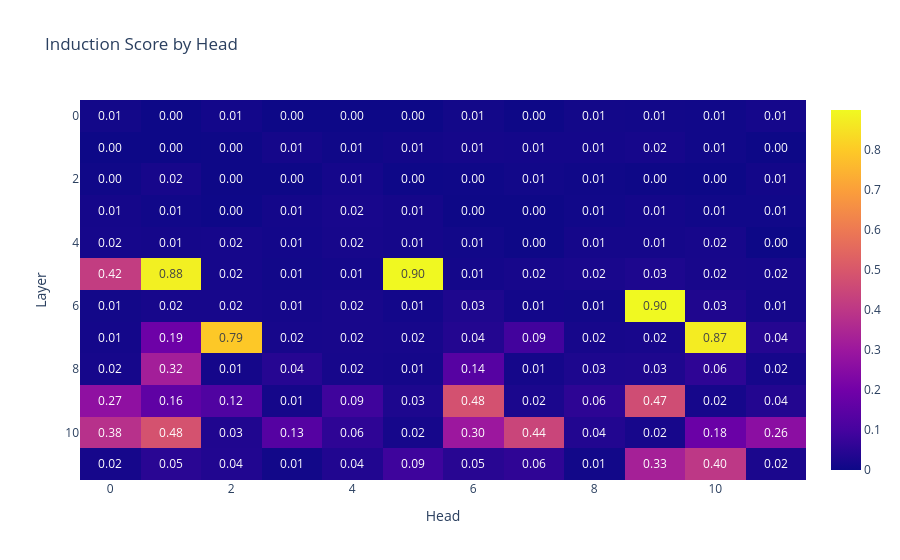

This figure's notebook cell:
### Code cell
gpt2_small = HookedTransformer.from_pretrained(
  "gpt2-small",
  fold_ln=False,
  center_unembed=False,
  center_writing_weights=False,
)


induction_score_store = t.zeros((gpt2_small.cfg.n_layers, model.cfg.n_heads), device=model.cfg.device)

def induction_score_hook(pattern: Float[Tensor, "batch head_index dest_pos source_pos"], hook: HookPoint):
  """
  Calculates the induction score, and stores it in the [layer, head] position of the
  `induction_score_store` tensor.
  """
  induction_stripe = pattern.diagonal(dim1=-2, dim2=-1, offset=1 - seq_len)
  induction_score = einops.reduce(induction_stripe, "batch head_index position -> head_index", "mean")
  induction_score_store[hook.layer()] = induction_score

def visualize_pattern_hook(
  pattern: Float[Tensor, "batch head_index dest_pos source_pos"],
  hook: HookPoint,
):
  print("Layer: ", hook.layer())
  display(cv.attention.attention_patterns(tokens=gpt2_small.to_str_tokens(rep_tokens[0]), attention=pattern.mean(0)))


pattern_hook_names_filter = lambda name: name.endswith("pattern")

gpt2_small.run_with_hooks(
    rep_tokens_10,
    return_type=None,
    fwd_hooks=[(pattern_hook_names_filter, induction_score_hook),
              #  (pattern_hook_names_filter, visualize_pattern_hook)
               ],
)

fig = px.imshow(
    induction_score_store.detach().cpu().numpy(),
    labels={"x": "Head", "y": "Layer"},
    title="Induction Score by Head",
    text_auto=".2f",
    aspect="auto",
)
fig.show()

### Figure 1 — Plotly figure (JSON) as saved in the notebook; plotly's stock layout.template omitted (floating-point values rounded to 4 significant figures; data arrays with more than 128 entries replaced by an {"elided": "..."} marker saying what was removed)
{"data": [{"coloraxis": "coloraxis", "hovertemplate": "Head: %{x}<br>Layer: %{y}<br>color: %{z}<extra></extra>", "name": "0", "texttemplate": "%{z:.2f}", "type": "heatmap", "xaxis": "x", "yaxis": "y", "z": {"elided": "12x12 float values"}}], "layout": {"coloraxis": {"colorscale": [[0, "#0d0887"], [0.1111, "#46039f"], [0.2222, "#7201a8"], [0.3333, "#9c179e"], [0.4444, "#bd3786"], [0.5556, "#d8576b"], [0.6667, "#ed7953"], [0.7778, "#fb9f3a"], [0.8889, "#fdca26"], [1, "#f0f921"]]}, "title": {"text": "Induction Score by Head"}, "xaxis": {"anchor": "y", "domain": [0, 1], "title": {"text": "Head"}}, "yaxis": {"anchor": "x", "autorange": "reversed", "domain": [0, 1], "title": {"text": "Layer"}}}}
